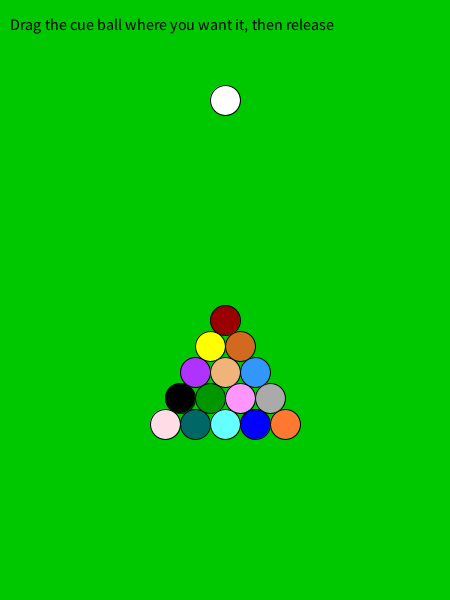
Frame 1 (no input)
Frame 60 (the mouse pressed at the canvas centre just before this capture): identical to frame 1, image omitted
Frame 120 (the mouse held since frame 60 and released just before this capture): identical to frame 1, image omitted

The Processing sketch that drew this single still picture (run headless with seeded random() and noise(); from frame 60 on, the mouse is pressed at the canvas centre):

// Processing sketch: Billiards
// ── Billiards.pde
int numRows = 5;  //CHANGE ME. 5 = STANDARD BILLIARDS RACK

String mode = "placing"; 
Ball[] balls;
color[] billiardColours;
float maxSpeed = 5;
float r;
int numBalls = 1 + numRows*(numRows+1)/2;
float friction = 0.995;
boolean cueballClicked = false;
int gap = 150;

void setup(){
  size(450,600);
  r = width/30;
  setColours();
  arrangeBalls(numRows);
}

void draw(){
  background(0, 200, 0);
  
  fill(0);
  textSize(16);
  
  if( mode.equals("placing") )
    text("Drag the cue ball where you want it, then release", 10, 30);
    
  else if ( mode.equals("aiming") ) {
    text("Click and drag an aiming line", 10, 30);
    text("Then release the mouse to shoot", 10, 50);
    text("Longer line = faster speed", 10, 70);  
  }
  
  for( int i = 0; i < numBalls; i++ ) {
    balls[i].drawMe();
    
    if ( mode.equals("aiming") ) {
      line(balls[0].pos.x, balls[0].pos.y, mouseX, mouseY);
    }
 
    else if( mode.equals("animating") ){
      for( int j = i+1; j < numBalls; j++ ) {
        balls[i].checkCollision( balls[j] );
      }
    
      balls[i].updatePos();
    }
  }
}

// ── Arrangements.pde
void arrangeBalls(int numRows) {
  
  float sq3 = r*sqrt(3);
  
  float xStart = width/2;
  float y = height - gap - numRows*sq3;
  
  balls = new Ball[numBalls];
  balls[0] = new Ball( xStart, height/6, 0, 0, r, color(255));

  int i = 1;
  float diam = 2*r;

  for (int row = 1; row <= numRows; row++) {
    float x = xStart;
    
    for (int col = 1; col <= row; col++) {
      balls[i] = new Ball( x, y, 0, 0, r, billiardColours[i]);
      i++;
      x += diam;
    }
    
    xStart -= r;
    y += sq3;
  }
  
}

// ── Ball.pde
class Ball {
  PVector pos, vel;
  float r, diam;
  float left, right, top, bottom;
  color col;
  
  Ball(float x, float y, float vx, float vy, float r, color c) {
    this.pos = new PVector(x,y);
    this.vel = new PVector(vx,vy);
    this.r = r;
    this.diam = 2*this.r;
    this.left = this.pos.x - this.r;
    this.right = this.pos.x + this.r;
    this.top = this.pos.y - this.r;
    this.bottom = this.pos.y + this.r;
    this.col = c;
  }
  
  void updatePos(){
    if( this.left < 0 || this.right > width  )
      this.vel.x *= -1;
      
    if( this.top < 0 || this.bottom > height  )
      this.vel.y *= -1;
     
    this.pos.add(this.vel);
    this.vel.mult( friction );
    
    this.left = this.pos.x - this.r;
    this.right = this.pos.x + this.r;
    this.top = this.pos.y - this.r;
    this.bottom = this.pos.y + this.r;
    
  }
  
  void drawMe() {
    fill(this.col);
    circle(this.pos.x, this.pos.y, this.diam);
  }
  
  void checkCollision(Ball other) {
    PVector S = new PVector(other.pos.x-this.pos.x, other.pos.y-this.pos.y);
    float magSq = S.magSq();
    float twoR = this.r + other.r ;
    float twoRSq = pow(twoR, 2);
    
    if( magSq <= twoRSq) {
      S.normalize();
     
      //
      float k = this.vel.dot(S) - other.vel.dot(S);
      PVector kS = PVector.mult(S, k);
      other.vel.add( kS );
      this.vel.sub( kS );
      
      //Anti-clumping
      PVector Stimes2r = PVector.mult(S, twoR); 
      other.pos = PVector.add( this.pos, Stimes2r );
    }
  }
  
  void printMe() {
    println("<"+ this.pos.x + ", " + this.pos.y + ">");
  }
}

// ── Colours.pde
void setColours() {
  color white = color(240);
  color maroon = color(153,0,0);
  color yellow = color(255,255,0);
  color peach =  color(240,180,122);
  color black = color(0);
  color blue1 = color(50, 150, 250);
  
  color green = color(0, 150, 0);
  color pink = color(255, 150, 255);
  color hotpink = color(255, 220, 230);
  color grey = color(170);
  color teal = color(0, 102, 102);
  
  color cyan = color(102,255,255);
  color blue2 = color(0,0,255);
  color orange = color (255, 120, 50);
  color green2 = color(0,255,0);
  color purple = color(175, 50, 255);
  color brown = color(210,105,30);
  
  color[] allColours = {white, maroon, yellow, brown, purple, peach, blue1, black, green, pink, grey, hotpink, teal, cyan, blue2, orange, green2};
  int numColours = allColours.length;
  
  billiardColours = new color[numBalls];
  println(numBalls);
  
  for( int i = 0; i < numBalls; i++ ) {
    billiardColours[i] = allColours[i % numColours];
  }
}

// ── Mouse.pde
void mouseClicked() {
  if (mode.equals("animating")){
    arrangeBalls(numRows);
    mode = "placing";
  }
}

void mousePressed() {
  if (!mode.equals("animating"))
    if ( dist(mouseX, mouseY, balls[0].pos.x, balls[0].pos.y) < r )
      cueballClicked = true;
}


void mouseDragged() {
  if ( cueballClicked ) {

    if ( mode.equals("placing" )) {
      balls[0].pos.x = mouseX;
      balls[0].pos.y = mouseY;
    } 
    else if ( mode.equals("aiming" )) {
      balls[0].vel.x = (mouseX-balls[0].pos.x)/10;
      balls[0].vel.y = (mouseY-balls[0].pos.y)/10;
    }
  }
}


void mouseReleased() {
  if ( cueballClicked ) {
    
    if ( mode.equals("placing" )) {
      mode = "aiming";
      cueballClicked = false;
    } 
    
    else if ( mode.equals("aiming" )) { 
      mode = "animating";
    }
  }
}
